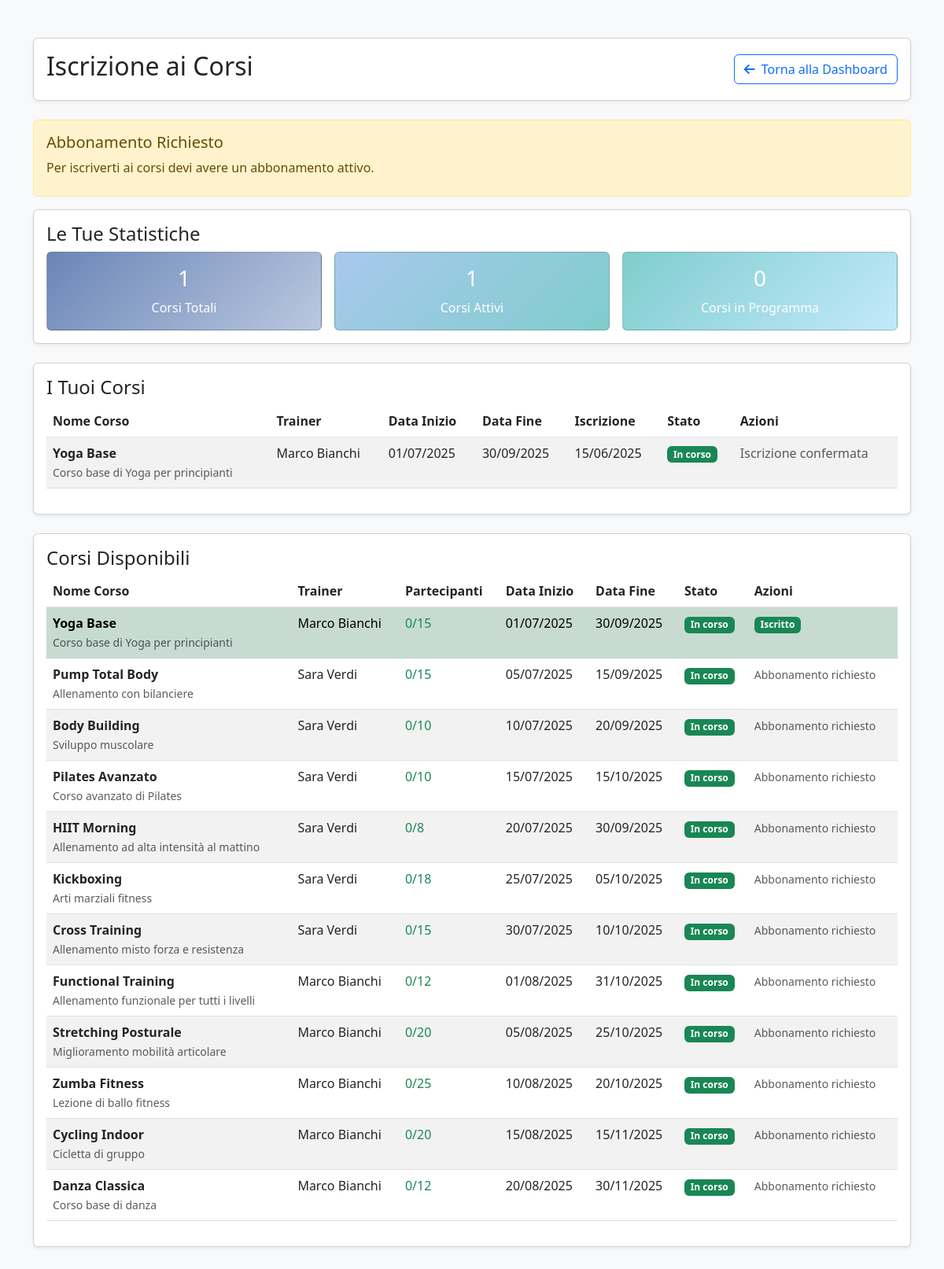
The app's page /customer_course_registration.php (signed in) with its own data.
### tables this page shows
CREATE TABLE ENROLLMENTS (
    customerID INT NOT NULL,
    courseID INT NOT NULL,
    enrollmentDate DATE DEFAULT (CURRENT_DATE),
    PRIMARY KEY (customerID, courseID),
    FOREIGN KEY (customerID) REFERENCES USERS(userID) ON DELETE CASCADE,
    FOREIGN KEY (courseID) REFERENCES COURSES(courseID) ON DELETE CASCADE
);

CREATE TABLE COURSES (
    courseID INT PRIMARY KEY AUTO_INCREMENT,
    name VARCHAR(255) NOT NULL,
    description TEXT,
    maxParticipants INT DEFAULT 20 CHECK (maxParticipants > 0),
    currentParticipants INT DEFAULT 0 CHECK (currentParticipants >= 0 AND currentParticipants <= maxParticipants),
    startDate DATE,
    finishDate DATE
);

### customer_course_registration.php (the view, shortened to what this page needs)
<?php
require_once 'config.php';
$customerID = $_SESSION['userID'];
$stmt = $conn->prepare("
    SELECT s.*, m.name as membership_name
    FROM SUBSCRIPTIONS s
    JOIN MEMBERSHIPS m ON s.membershipID = m.membershipID
    WHERE s.customerID = ? AND s.startDate <= CURDATE() AND s.expirationDate >= CURDATE()
");
$stmt->bind_param('i', $customerID);
$stmt->execute();
$activeSubscription = $stmt->get_result()->fetch_assoc();
$stmt = $conn->prepare("
    SELECT c.*, e.enrollmentDate
    FROM COURSES c
    JOIN ENROLLMENTS e ON c.courseID = e.courseID
    WHERE e.customerID = ?
    ORDER BY c.startDate DESC
");
$stmt->bind_param('i', $customerID);
$stmt->execute();
$tempCourses = $stmt->get_result()->fetch_all(MYSQLI_ASSOC);
$enrolledCourses = [];
foreach($tempCourses as $course) {
    $today = new DateTime();
    $startDate = new DateTime($course['startDate']);
    $finishDate = new DateTime($course['finishDate']);
    if ($startDate > $today) {
        $course['status'] = 'In attesa';
        $course['status_class'] = 'warning';
    } elseif ($finishDate >= $today) {
        $course['status'] = 'In corso';
        $course['status_class'] = 'success';
    } else {
        $course['status'] = 'Completato';
        $course['status_class'] = 'primary';
    }
    $stmt = $conn->prepare("
        SELECT u.firstName, u.lastName
        FROM TEACHINGS t
        JOIN USERS u ON t.trainerID = u.userID
        WHERE t.courseID = ?
    ");
    $stmt->bind_param('i', $course['courseID']);
    $stmt->execute();
    $trainers = $stmt->get_result()->fetch_all(MYSQLI_ASSOC);
    $course['trainers'] = array_map(function($t) {
        return $t['firstName'] . ' ' . $t['lastName'];
    }, $trainers);
    $enrolledCourses[] = $course;
}
$stmt = $conn->prepare("
    SELECT * FROM COURSES
    WHERE finishDate >= CURDATE()
    ORDER BY startDate ASC
");
$stmt->execute();
$allCourses = $stmt->get_result()->fetch_all(MYSQLI_ASSOC);
$availableCourses = [];
foreach($allCourses as $course) {
    $today = new DateTime();
    $startDate = new DateTime($course['startDate']);
    $finishDate = new DateTime($course['finishDate']);
    if ($startDate > $today) {
        $course['status'] = 'In programma';
        $course['status_class'] = 'warning';
    } elseif ($finishDate >= $today) {
        $course['status'] = 'In corso';
        $course['status_class'] = 'success';
    } else {
        $course['status'] = 'Completato';
        $course['status_class'] = 'secondary';
    }
    $course['is_full'] = ($course['currentParticipants'] >= $course['maxParticipants']);
    $stmt = $conn->prepare("SELECT 1 FROM ENROLLMENTS WHERE customerID = ? AND courseID = ?");
    $stmt->bind_param('ii', $customerID, $course['courseID']);
    $stmt->execute();
    $course['is_enrolled'] = $stmt->get_result()->num_rows > 0;
    $stmt = $conn->prepare("
        SELECT u.firstName, u.lastName
        FROM TEACHINGS t
        JOIN USERS u ON t.trainerID = u.userID
        WHERE t.courseID = ?
    ");
    $stmt->bind_param('i', $course['courseID']);
    $stmt->execute();
    $trainers = $stmt->get_result()->fetch_all(MYSQLI_ASSOC);
    $course['trainers'] = array_map(function($t) {
        return $t['firstName'] . ' ' . $t['lastName'];
    }, $trainers);
    $availableCourses[] = $course;
}
$totalEnrolled = count($enrolledCourses);
$activeCourses = 0;
$upcomingCourses = 0;
foreach($enrolledCourses as $course) {
    if ($course['status'] === 'In corso') {
        $activeCourses++;
    } elseif ($course['status'] === 'In attesa') {
        $upcomingCourses++;
    }
}
?>
<!DOCTYPE html>
<html lang="it">
<head>
    <link href="https://cdnjs.cloudflare.com/ajax/libs/bootstrap/5.3.0/css/bootstrap.min.css" rel="stylesheet" />
    <link href="https://cdnjs.cloudflare.com/ajax/libs/font-awesome/6.0.0/css/all.min.css" rel="stylesheet" />
</head>
<body class="bg-light">
<div class="container py-5">
    <div class="card shadow-sm mb-4">
        <div class="card-body">
            <div class="d-flex justify-content-between align-items-center">
                <div>
                    <h2>Iscrizione ai Corsi</h2>
                </div>
                <a href="dashboard.php" class="btn btn-outline-primary">
                    <i class="fas fa-arrow-left me-2"></i>Torna alla Dashboard
                </a>
            </div>
        </div>
    </div>
    <?php if (!$activeSubscription): ?>
        <div class="alert alert-warning">
            <h5>Abbonamento Richiesto</h5>
            <p class="mb-2">Per iscriverti ai corsi devi avere un abbonamento attivo.</p>
        </div>
    <?php endif; ?>
    <div class="card mb-4 shadow-sm">
        <div class="card-body">
            <h4>Le Tue Statistiche</h4>
            <div class="row g-3">
                <div class="col-md-4">
                    <div class="card text-white h-100" style="background: linear-gradient(135deg, #6a85b6 0%, #bac8e0 100%);">
                        <div class="card-body text-center d-flex flex-column justify-content-center">
                            <h3><?= $totalEnrolled ?></h3>
                            <p class="mb-0">Corsi Totali</p>
                        </div>
                    </div>
                </div>
                <div class="col-md-4">
                    <div class="card text-white h-100" style="background: linear-gradient(135deg, #a8c8ec 0%, #7fcdcd 100%);">
                        <div class="card-body text-center d-flex flex-column justify-content-center">
                            <h3><?= $activeCourses ?></h3>
                            <p class="mb-0">Corsi Attivi</p>
                        </div>
                    </div>
                </div>
                <div class="col-md-4">
                    <div class="card text-white h-100" style="background: linear-gradient(135deg, #7fcdcd 0%, #c2e9fb 100%);">
                        <div class="card-body text-center d-flex flex-column justify-content-center">
                            <h3><?= $upcomingCourses ?></h3>
                            <p class="mb-0">Corsi in Programma</p>
                        </div>
                    </div>
                </div>
            </div>
        </div>
    </div>
    <?php if (!empty($enrolledCourses)): ?>
        <div class="card mb-4 shadow-sm">
            <div class="card-body">
                <h4>I Tuoi Corsi</h4>
                <div class="table-responsive">
                    <table class="table table-striped">
                        <thead>
                            <tr>
                                <th>Nome Corso</th>
                                <th>Trainer</th>
                                <th>Data Inizio</th>
                                <th>Data Fine</th>
                                <th>Iscrizione</th>
                                <th>Stato</th>
                                <th>Azioni</th>
                            </tr>
                        </thead>
                        <tbody>
                            <?php foreach($enrolledCourses as $course): ?>
                                <tr>
                                    <td>
                                        <strong><?= htmlspecialchars($course['name']) ?></strong>
                                        <br><small class="text-muted"><?= htmlspecialchars($course['description']) ?></small>
                                    </td>
                                    <td>
                                        <?php if (!empty($course['trainers'])): ?>
                                            <?= htmlspecialchars(implode(', ', $course['trainers'])) ?>
                                        <?php else: ?>
                                            <span class="text-muted">Non assegnato</span>
                                        <?php endif; ?>
                                    </td>
                                    <td><?= date('d/m/Y', strtotime($course['startDate'])) ?></td>
                                    <td><?= date('d/m/Y', strtotime($course['finishDate'])) ?></td>
                                    <td><?= date('d/m/Y', strtotime($course['enrollmentDate'])) ?></td>
                                    <td>
                                        <span class="badge bg-<?= $course['status_class'] ?>"><?= $course['status'] ?></span>
                                    </td>
                                    <td>
                                        <?php if ($course['status'] === 'In attesa'): ?>
                                            <form method="POST" style="display:inline" onsubmit="return confirm('Sei sicuro di voler annullare l\'iscrizione?');">
                                                <input type="hidden" name="courseID" value="<?= $course['courseID'] ?>">
                                                <button name="unenroll_course" class="btn btn-sm btn-outline-danger">
                                                    Annulla Iscrizione
                                                </button>
                                            </form>
                                        <?php else: ?>
                                            <span class="text-muted">Iscrizione confermata</span>
                                        <?php endif; ?>
                                    </td>
                                </tr>
                            <?php endforeach; ?>
                        </tbody>
                    </table>
                </div>
            </div>
        </div>
    <?php endif; ?>
    <div class="card shadow-sm mb-4">
        <div class="card-body">
            <h4>Corsi Disponibili</h4>
            <?php if (!empty($availableCourses)): ?>
                <div class="table-responsive">
                    <table class="table table-striped">
                        <thead>
                            <tr>
                                <th>Nome Corso</th>
                                <th>Trainer</th>
                                <th>Partecipanti</th>
                                <th>Data Inizio</th>
                                <th>Data Fine</th>
                                <th>Stato</th>
                                <th>Azioni</th>
                            </tr>
                        </thead>
                        <tbody>
                            <?php foreach($availableCourses as $course): ?>
                                <tr class="<?= $course['is_enrolled'] ? 'table-success' : '' ?>">
                                    <td>
                                        <strong><?= htmlspecialchars($course['name']) ?></strong>
                                        <br><small class="text-muted"><?= htmlspecialchars($course['description']) ?></small>
                                    </td>
                                    <td>
                                        <?php if (!empty($course['trainers'])): ?>
                                            <?= htmlspecialchars(implode(', ', $course['trainers'])) ?>
                                        <?php else: ?>
                                            <span class="text-muted">Non assegnato</span>
                                        <?php endif; ?>
                                    </td>
                                    <td>
                                        <span class="<?= $course['is_full'] ? 'text-danger fw-bold' : 'text-success' ?>">
                                            <?= $course['currentParticipants'] ?>/<?= $course['maxParticipants'] ?>
                                        </span>
                                    </td>
                                    <td><?= date('d/m/Y', strtotime($course['startDate'])) ?></td>
                                    <td><?= date('d/m/Y', strtotime($course['finishDate'])) ?></td>
                                    <td>
                                        <span class="badge bg-<?= $course['status_class'] ?>"><?= $course['status'] ?></span>
                                    </td>
                                    <td>
                                        <?php if ($course['is_enrolled']): ?>
                                            <span class="badge bg-success">Iscritto</span>
                                        <?php elseif (!$activeSubscription): ?>
                                            <small class="text-muted">Abbonamento richiesto</small>
                                        <?php elseif ($course['is_full']): ?>
                                            <span class="badge bg-danger">Completo</span>
                                        <?php elseif ($course['status'] !== 'In programma'): ?>
                                            <span class="badge bg-secondary">Non disponibile</span>
                                        <?php endif; ?>
                                    </td>
                                </tr>
                            <?php endforeach; ?>
                        </tbody>
                    </table>
                </div>
            <?php else: ?>
                <div class="text-center py-5">
                    <h5 class="text-muted">Nessun corso disponibile</h5>
                </div>
            <?php endif; ?>
        </div>
    </div>
</div>
</body>
</html>

### records on screen
enrollments: courseID.name "Yoga Base", courseID.description "Corso base di Yoga per principianti", trainers "Marco Bianchi", courseID.startDate "01/07/2025", courseID.finishDate "30/09/2025", enrollmentDate "15/06/2025", status "In corso"
courses: name "Pump Total Body", description "Allenamento con bilanciere", trainers "Sara Verdi", currentParticipants "0", maxParticipants "15", startDate "05/07/2025", finishDate "15/09/2025", status "In corso", shows "Abbonamento richiesto"
courses: name "Body Building", description "Sviluppo muscolare", trainers "Sara Verdi", currentParticipants "0", maxParticipants "10", startDate "10/07/2025", finishDate "20/09/2025", status "In corso", shows "Abbonamento richiesto"
courses: name "Pilates Avanzato", description "Corso avanzato di Pilates", trainers "Sara Verdi", currentParticipants "0", maxParticipants "10", startDate "15/07/2025", finishDate "15/10/2025", status "In corso", shows "Abbonamento richiesto"
courses: name "HIIT Morning", description "Allenamento ad alta intensità al mattino", trainers "Sara Verdi", currentParticipants "0", maxParticipants "8", startDate "20/07/2025", finishDate "30/09/2025", status "In corso", shows "Abbonamento richiesto"
courses: name "Kickboxing", description "Arti marziali fitness", trainers "Sara Verdi", currentParticipants "0", maxParticipants "18", startDate "25/07/2025", finishDate "05/10/2025", status "In corso", shows "Abbonamento richiesto"
courses: name "Cross Training", description "Allenamento misto forza e resistenza", trainers "Sara Verdi", currentParticipants "0", maxParticipants "15", startDate "30/07/2025", finishDate "10/10/2025", status "In corso", shows "Abbonamento richiesto"
courses: name "Functional Training", description "Allenamento funzionale per tutti i livelli", trainers "Marco Bianchi", currentParticipants "0", maxParticipants "12", startDate "01/08/2025", finishDate "31/10/2025", status "In corso", shows "Abbonamento richiesto"
courses: name "Stretching Posturale", description "Miglioramento mobilità articolare", trainers "Marco Bianchi", currentParticipants "0", maxParticipants "20", startDate "05/08/2025", finishDate "25/10/2025", status "In corso", shows "Abbonamento richiesto"
courses: name "Zumba Fitness", description "Lezione di ballo fitness", trainers "Marco Bianchi", currentParticipants "0", maxParticipants "25", startDate "10/08/2025", finishDate "20/10/2025", status "In corso", shows "Abbonamento richiesto"
courses: name "Cycling Indoor", description "Cicletta di gruppo", trainers "Marco Bianchi", currentParticipants "0", maxParticipants "20", startDate "15/08/2025", finishDate "15/11/2025", status "In corso", shows "Abbonamento richiesto"
courses: name "Danza Classica", description "Corso base di danza", trainers "Marco Bianchi", currentParticipants "0", maxParticipants "12", startDate "20/08/2025", finishDate "30/11/2025", status "In corso", shows "Abbonamento richiesto"

### other values on screen
$totalEnrolled "1"
$activeCourses "1"
$upcomingCourses "0"
$course['name'] "Yoga Base"
$course['description'] "Corso base di Yoga per principianti"
implode(', ', $course['trainers']) "Marco Bianchi"
$course['currentParticipants'] "0"
$course['maxParticipants'] "15"
date('d/m/Y', strtotime($course['startDate'])) "01/07/2025"
date('d/m/Y', strtotime($course['finishDate'])) "30/09/2025"
$course['status'] "In corso"
